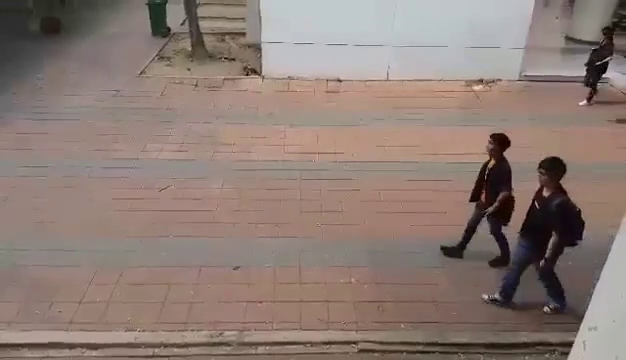
#> input picture frame 24 of input_images_and_videos/pedestrian_survaillance.mp4, 626 x 360 px, given in place of new.mp4, which was not available
$ python 'task_04_crossing pattern recognition.py'
#> lines starting #> are read from the running program, lines starting #| are printed output that depends on the picture; pictures that were not available may be replaced by others from this repository, and a replacement may not be noted
import cv2
import numpy as np
import time
import csv

# Parameters for Lucas-Kanade Optical Flow
lk_params = dict(winSize=(15, 15),
                 maxLevel=2,
                 criteria=(cv2.TERM_CRITERIA_EPS | cv2.TERM_CRITERIA_COUNT, 10, 0.03))

# Create some random colors for drawing paths
color = np.random.randint(0, 255, (100, 3))

cap = cv2.VideoCapture('./newdata/new.mp4')


ret, first_frame = cap.read()
#> first_frame is the input picture: shape (360, 626, 3); mean B, G, R 117, 124.3, 141.4
gray_first = cv2.cvtColor(first_frame, cv2.COLOR_BGR2GRAY)
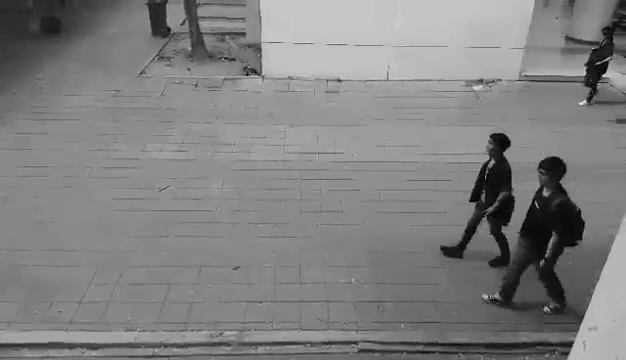
#> gray_first: shape (360, 626); min 0, max 236, mean 128.6

# Initialize variables
points_prev = cv2.goodFeaturesToTrack(gray_first, maxCorners=100, qualityLevel=0.3, minDistance=7)
#> points_prev = 23 rows, first 8: [603, 76], [586, 67], [247, 74], [598, 84], [469, 201], [607, 61], [486, 297], [585, 101]
mask = np.zeros_like(first_frame)

# Variables for recording motion coordinates
motion_coordinates = []

# CSV file setup
csv_filename = 'motion_patterns.csv'
csv_header = ['Time', 'Motion Pattern']
csv_file = open(csv_filename, 'w', newline='')
csv_writer = csv.writer(csv_file)
csv_writer.writerow(csv_header)

# Variables for capturing coordinates every 3 seconds
capture_interval = 3  # seconds
capture_start_time = time.time()

while True:
    ret, frame = cap.read()
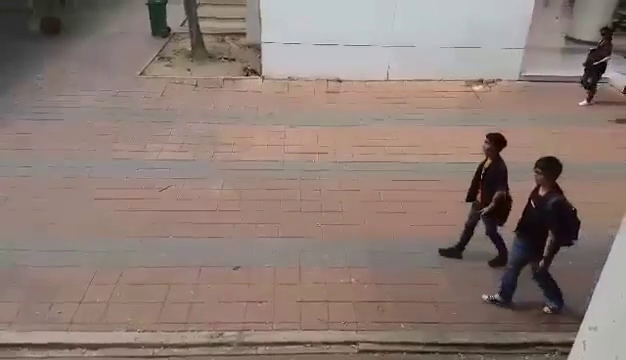
#> input picture frame 25 of input_images_and_videos/pedestrian_survaillance.mp4, 626 x 360 px, given in place of new.mp4, which was not available
#> frame is the input picture: shape (360, 626, 3); mean B, G, R 117.1, 124.3, 141.4
    if not ret:
        break

    gray_frame = cv2.cvtColor(frame, cv2.COLOR_BGR2GRAY)
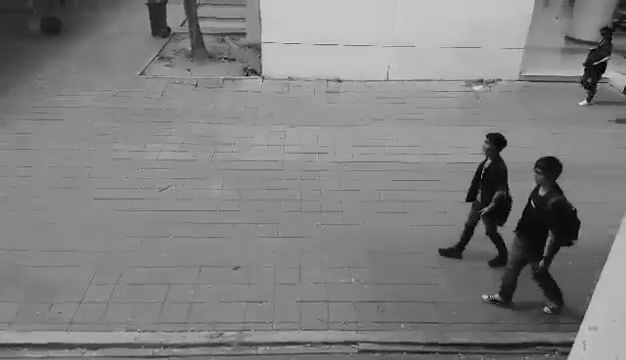
#> gray_frame: shape (360, 626); min 0, max 236, mean 128.6

    # Calculate optical flow using Lucas-Kanade method
    points_next, status, _ = cv2.calcOpticalFlowPyrLK(gray_first, gray_frame, points_prev, None, **lk_params)
#> points_next = 23 rows, first 8: [602.2, 75.89], [584.1, 66.83], [247, 74.54], [597.5, 84.05], [465.3, 200.9], [605.5, 60.55], [485.8, 297.3], [585, 101]; status = 23 values from 1 to 1

    # Select good points
    good_new = points_next[status == 1]
#> good_new has the same summary as points_next
    good_old = points_prev[status == 1]
#> good_old has the same summary as points_prev

    # Draw the tracks
    for i, (new, old) in enumerate(zip(good_new, good_old)):
        a, b = new.ravel()
        c, d = old.ravel()
        mask = cv2.line(mask, (int(a), int(b)), (int(c), int(d)), color[i].tolist(), 2)
        frame = cv2.circle(frame, (int(a), int(b)), 5, color[i].tolist(), -1)

        # Record motion coordinates
        motion_coordinates.append((int(a), int(b)))
#> this loop made 23 passes
#> (a, b, c, d) on passes 1 to 12: (602.2, 75.89, 603, 76), (584.1, 66.83, 586, 67), (247, 74.54, 247, 74), (597.5, 84.05, 598, 84), (465.3, 200.9, 469, 201), (605.5, 60.55, 607, 61), (485.8, 297.3, 486, 297), (585, 101, 585, 101), (497.7, 226.3, 502, 226), (593.7, 62.91, 596, 63), (531, 200.1, 535, 201), (488.3, 158.7, 492, 159)
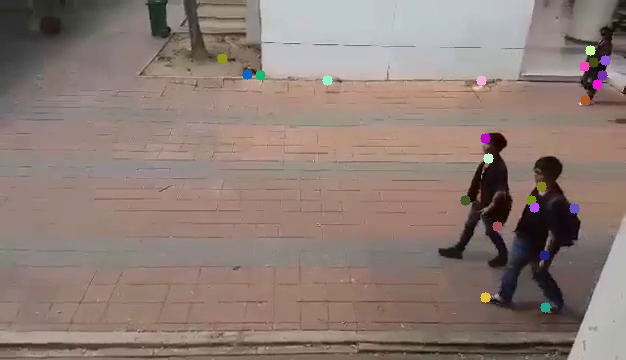
#> frame: shape (360, 626, 3); mean B, G, R 117.6, 124.6, 141.8
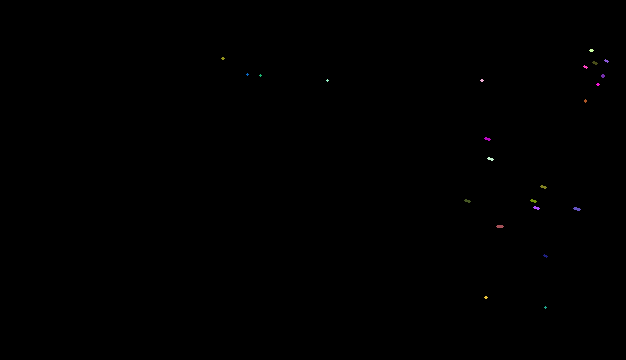
#> mask: shape (360, 626, 3); mean of channels 0, 1, 2 0.2, 0.1, 0.2; drawn as B, G, R
#> after the loop, motion_coordinates = [(602, 75), (584, 66), (247, 74), (597, 84), (465, 200), (605, 60), (485, 297), (585, 100), (497, 226), (593, 62), (531, 200), (488, 158), (534, 207), (574, 208), (481, 80), (222, 58), (545, 307), (485, 138), (544, 255), (327, 80), (590, 50), (260, 75), (541, 186)]

    img = cv2.add(frame, mask)

    # Check if it's time to capture motion coordinates
    elapsed_time = time.time() - capture_start_time
    if elapsed_time >= capture_interval:
        # Save motion pattern to CSV
        current_time = time.strftime("%Y-%m-%d %H:%M:%S")
        motion_pattern = ','.join([f'({x},{y})' for x, y in motion_coordinates])
        csv_writer.writerow([current_time, motion_pattern])

        # Reset variables for the next interval
        motion_coordinates = []
        capture_start_time = time.time()

    cv2.imshow('Optical Flow', img)

    # Update previous points and frames
    points_prev = good_new.reshape(-1, 1, 2)
#> points_prev has the same summary as points_next
    gray_first = gray_frame.copy()

    # Breaking the loop when q pressed
    if cv2.waitKey(1) & 0xFF == ord('q'):
#> (key q is pressed here)
        break

csv_file.close()
cap.release()
cv2.destroyAllWindows()

$ run again, starting later in the video
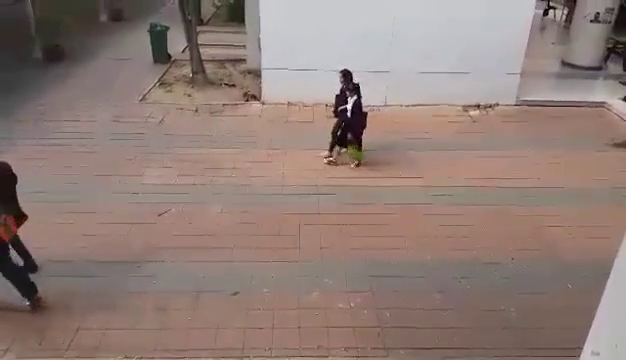
#> input picture frame 193 of input_images_and_videos/pedestrian_survaillance.mp4, 626 x 360 px, given in place of new.mp4, which was not available
#> first_frame is the input picture: shape (360, 626, 3); mean B, G, R 119, 125.6, 144.6
#> `points_prev = cv2.goodFeaturesToTrack(gray_first, maxCorners=100, qual..`: points_prev = [[346, 106], [349, 116], [355, 96], [358, 83], [336, 95], [554, 10], [590, 21], [340, 72], [28, 303], [336, 119]]
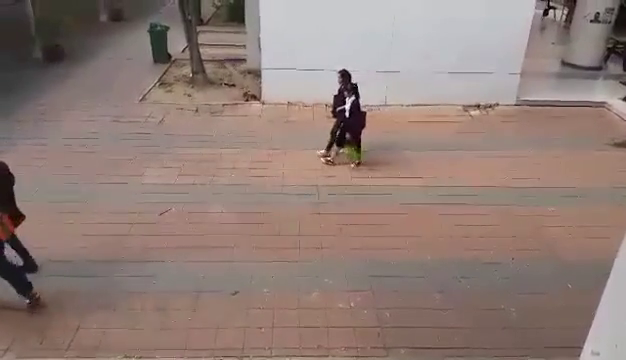
#> input picture frame 194 of input_images_and_videos/pedestrian_survaillance.mp4, 626 x 360 px, given in place of new.mp4, which was not available
#> frame is the input picture: shape (360, 626, 3); mean B, G, R 119.2, 125.8, 144.9
#> points_next = [[344.1, 106.5], [347.2, 116.2], [353.1, 96.28], [356.2, 83.08], [334.2, 95.37], [554, 10], [590, 21], [338.5, 72.23], [27.07, 301.3], [334.7, 119.4]]; status = [1, 1, 1, 1, 1, 1, 1, 1, 1, 1]
#> good_new has the same summary as points_next
#> good_old has the same summary as points_prev
#> the loop `for i, (new, old) in enumerate(zip(good_new, good_old)):` made 10 passes
#> (a, b, c, d) on passes 1 to 8: (344.1, 106.5, 346, 106), (347.2, 116.2, 349, 116), (353.1, 96.28, 355, 96), (356.2, 83.08, 358, 83), (334.2, 95.37, 336, 95), (554, 10, 554, 10), (590, 21, 590, 21), (338.5, 72.23, 340, 72)
#> after the loop `for i, (new, old) in enumerate(zip(good_new, good_old)):`:
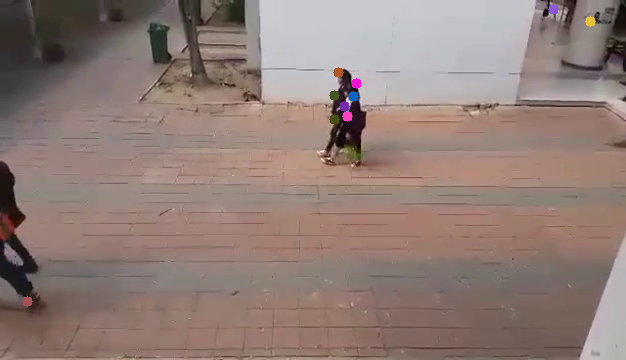
#> frame: shape (360, 626, 3); mean B, G, R 119.3, 125.8, 145
#> after the loop `for i, (new, old) in enumerate(zip(good_new, good_old)):`: motion_coordinates = [(344, 106), (347, 116), (353, 96), (356, 83), (334, 95), (553, 9), (590, 21), (338, 72), (27, 301), (334, 119)]
#> `points_prev = good_new.reshape(-1, 1, 2)`: points_prev has the same summary as points_next
